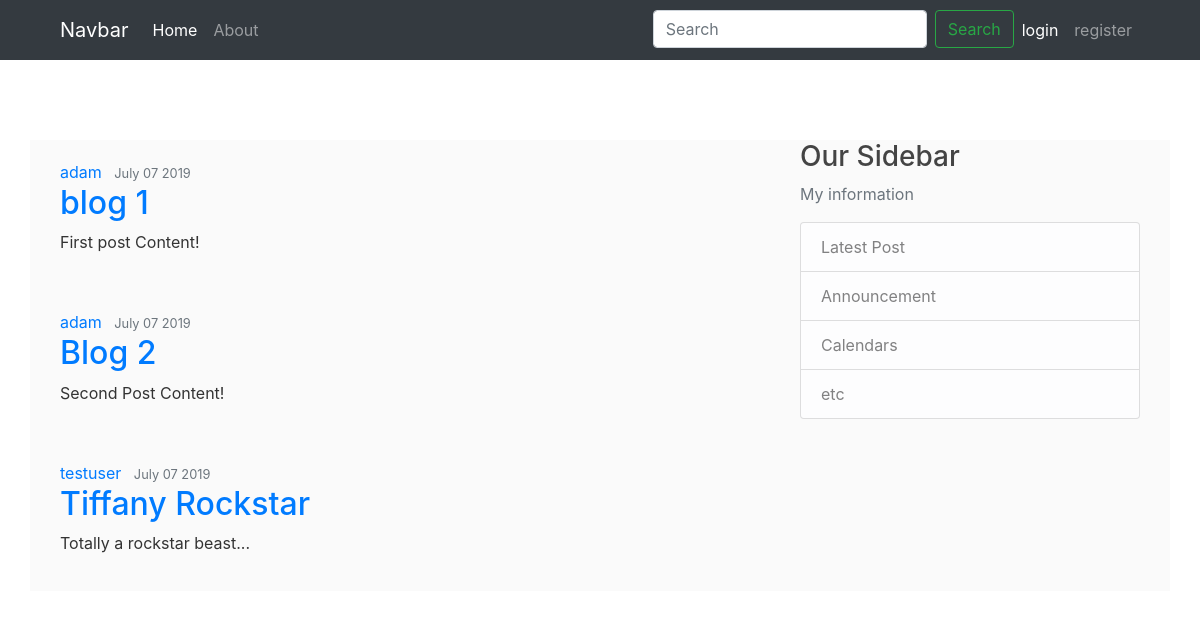
Page /blog on the committed database.
### blog/models.py (models this page shows, shortened)
class Post(models.Model):
    title = models.CharField(max_length=200)
    content = models.TextField()
    date_posted = models.DateField(default=timezone.now)
    author = models.ForeignKey(User, on_delete=models.CASCADE)

### blog/views.py (the view)
# urls.py: path('', views.home, name='blog-home'),
def home(request):
    posts = Post.objects.all().order_by('-date_posted')
    context = {
        'title': 'Home',
        'posts': posts,
    }
    return render(request, 'blog/home.html', context)

### blog/templates/blog/home.html (shortened to what this page needs)
{% extends 'blog/source.html' %}
{% block content %}
    {% for post in posts %}
        <article class="media content-section">
            <div class="media-body">
                <a href="#" class="mr-2">{{ post.author }}</a>
                <small class="text-muted">{{ post.date_posted|date:"F d Y" }}</small>
            </div>
            <h2><a href="#" class="article-title">{{ post.title }}</a></h2>
            <p class="article-content">{{ post.content }}</p>
        </article>
    {% endfor %}
{% endblock content %}

### blog/templates/blog/source.html (shortened to what this page needs)
<!DOCTYPE html>
<html lang="en">
<head>
    <link rel="stylesheet" href="https://maxcdn.bootstrapcdn.com/bootstrap/4.0.0/css/bootstrap.min.css">    {% load static %}
    {% load static %}
    <link rel="stylesheet" type="text/css" href="{% static 'blog/main.css' %}">
</head>
<body>
<header>
    <nav class="navbar navbar-expand-lg navbar-dark bg-dark" id="nav_container">
        <a class="navbar-brand" href="#">Navbar</a>
        <div class="collapse navbar-collapse" id="navbarSupportedContent">
            <ul class="navbar-nav mr-auto">
                <li class="nav-item active">
                    <a class="nav-link" href="{% url "blog-home" %}">Home <span class="sr-only">(current)</span></a>
                </li>
                <li class="nav-item">
                    <a class="nav-link" href="{% url "blog-about" %}">About</a>
                </li>
            </ul>
            <div class="login_register">
                <ul class="navbar-nav mr-auto">
                    <li>
                        <form class="form-inline my-2 my-lg-0" id="header_search_form">
                            <input class="form-control mr-sm-2" type="search" placeholder="Search" aria-label="Search">
                            <button class="btn btn-outline-success my-2 my-sm-0" type="submit">Search</button>
                        </form>
                    </li>
                    <li class="nav-item active">
                        <a class="nav-link" href="#">login</a>
                    </li>
                    <li class="nav-item">
                        <a class="nav-link" href="#">register</a>
                    </li>
                </ul>
            </div>
        </div>
</nav>
</header>
<div class="container">
<main role="main" class="container">
    <div class="row">
        <div class="col-md-8">
            {% block content %}
            {% endblock %}
        </div>
        <div class="col-md-4">
            <div class="content-section">
                <h3>Our Sidebar</h3>
                <p class="text-muted">My information</p>
                <ul class="list-group">
                    <li class="list-group-item list-group-item-light">Latest Post</li>
                    <li class="list-group-item list-group-item-light">Announcement</li>
                    <li class="list-group-item list-group-item-light">Calendars</li>
                    <li class="list-group-item list-group-item-light">etc</li>
                </ul>
            </div>
        </div>
    </div>
</main>
</div>
</body>
</html>

### blog/static/blog/main.css (style rules this page uses)
#nav_container { padding: 10px 5%; }
.container { background: #fafafa; color: #333333; margin-top: 5rem; }
h1,h2,h3,h4,h5,h6 { color: #444444; }
ul { margin: 0; }
.media { width: 50%; display: block; padding-top: 20px; padding-bottom: 20px; }

### rows in the picture
Post: author "adam", date_posted "July 07 2019", title "blog 1", content "First post Content!"
Post: author "adam", date_posted "July 07 2019", title "Blog 2", content "Second Post Content!"
Post: author "testuser", date_posted "July 07 2019", title "Tiffany Rockstar", content "Totally a rockstar beast..."
